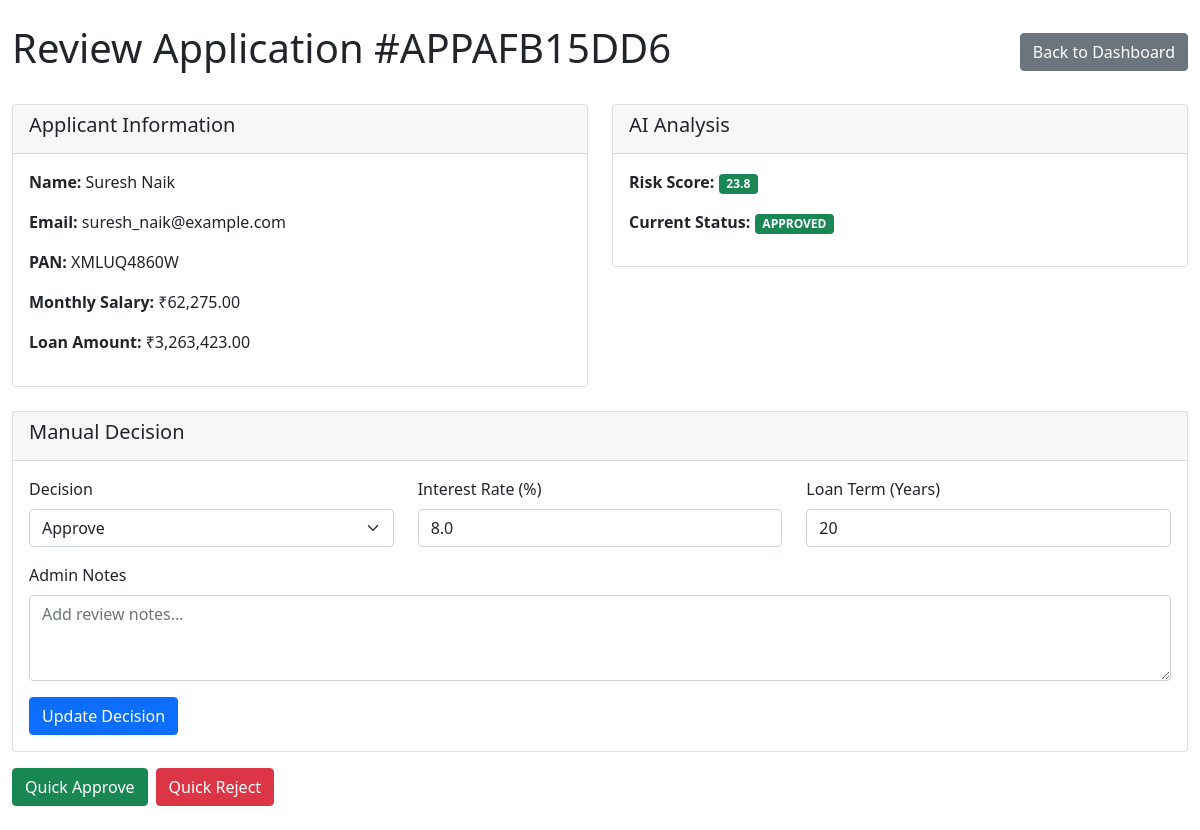
Screenshot of /admin/application/APPAFB15DD6/review (signed in) with the database file from the repository.
### models.py (models this page shows, shortened)
class Application(db.Model):
    __tablename__ = 'applications'
    id = db.Column(db.String(20), primary_key=True, default=lambda: f'APP{uuid.uuid4().hex[:16].upper()}')
    user_id = db.Column(db.Integer, db.ForeignKey('users.id', ondelete='CASCADE'), nullable=False, index=True)
    first_name = db.Column(db.String(100), nullable=False)
    last_name = db.Column(db.String(100), nullable=False)
    email = db.Column(db.String(120), nullable=False, index=True)
    gender = db.Column(db.String(10))
    current_address = db.Column(db.Text)
    date_of_birth = db.Column(db.Date)
    is_rented = db.Column(db.Boolean, default=False)
    has_own_property = db.Column(db.Boolean, default=False)
    years_at_current_address = db.Column(db.Integer, default=0)
    aadhar_number = db.Column(db.String(12), nullable=False, index=True)
    pan_number = db.Column(db.String(10), nullable=False, index=True)
    monthly_salary = db.Column(db.Float, nullable=False)
    company_name = db.Column(db.String(200))
    employment_type = db.Column(db.String(50), default='SALARIED')  # SALARIED, SELF_EMPLOYED, BUSINESS
    experience_years = db.Column(db.Integer, default=0)
    existing_emi = db.Column(db.Float, default=0.0)
    cibil_score = db.Column(db.Integer)
    dti_ratio = db.Column(db.Float, default=0.0)
    eligibility_status = db.Column(db.String(50), default='PENDING', index=True)
    rejection_reason = db.Column(db.Text)
    total_existing_emi = db.Column(db.Float, default=0.0)
    proposed_emi = db.Column(db.Float, default=0.0)
    existing_loans_count = db.Column(db.Integer, default=0)
    loan_amount = db.Column(db.Float, nullable=False)
    property_valuation = db.Column(db.Float, nullable=False)
    property_address = db.Column(db.Text)
    is_non_agricultural = db.Column(db.Boolean, default=True)
    has_existing_mortgage = db.Column(db.Boolean, default=False)
    loan_purpose = db.Column(db.String(200), default='HOME_PURCHASE')
    status = db.Column(db.String(20), default='PENDING', index=True)
    employment_status = db.Column(db.String(20), default='PENDING')
    kyc_status = db.Column(db.String(20), default='PENDING')
    match_score = db.Column(db.Float, default=0.0)
    confidence_score = db.Column(db.Float, default=0.0)
    banking_analysis_report = db.Column(db.Text)
    fraud_detection_report = db.Column(db.Text)
    interest_rate = db.Column(db.Float)
    loan_term_years = db.Column(db.Integer)
    emi_amount = db.Column(db.Float)
    ai_analysis_report = db.Column(db.Text)
    na_document_verification = db.Column(db.Text)
    na_document_status = db.Column(db.String(20), default='PENDING')
    na_document_risk_score = db.Column(db.Float, default=0.0)
    ai_verification_report = db.Column(db.Text)
    employment_verification_status = db.Column(db.String(50), default='PENDING')
    employment_verification_report = db.Column(db.Text)
    document_verification_status = db.Column(db.String(50), default='PENDING')
    document_verification_report = db.Column(db.Text)
    overall_risk_score = db.Column(db.Float)
    verification_summary = db.Column(db.Text)
    credit_risk_ai_summary = db.Column(db.Text)
    document_verification_ai_summary = db.Column(db.Text)
    property_verification_ai_summary = db.Column(db.Text)
    final_comprehensive_ai_summary = db.Column(db.Text)
    ai_summary_generated_at = db.Column(db.DateTime)
    emi_plan_generated = db.Column(db.Boolean, default=False)
    loan_disbursement_date = db.Column(db.DateTime)
    first_emi_date = db.Column(db.DateTime)
    created_at = db.Column(db.DateTime, default=datetime.utcnow, nullable=False, index=True)
    updated_at = db.Column(db.DateTime, default=datetime.utcnow, onupdate=datetime.utcnow)
    documents = db.relationship('Document', backref='application', lazy=True,
                              cascade='all, delete-orphan', order_by='Document.uploaded_at.desc()')
    emis = db.relationship('EMI', backref='application', lazy=True,
                          cascade='all, delete-orphan', order_by='EMI.emi_number')
    existing_loans = db.relationship('ExistingLoan', backref='application', lazy=True,
                                   cascade='all, delete-orphan')
    status_logs = db.relationship('ApplicationStatusLog', backref='application', lazy=True,
                                cascade='all, delete-orphan', order_by='ApplicationStatusLog.created_at.desc()')

### admin/routes.py (the view, shortened to what this page needs)
@admin_bp.route('/application/<app_id>/review', methods=['GET', 'POST'])
@admin_required
def review_application(app_id):
    try:
        application = Application.query.filter_by(id=app_id).first_or_404()
        banking_report = safe_json_loads(application.banking_analysis_report)
        fraud_report = safe_json_loads(application.fraud_detection_report)
        credit_report = safe_json_loads(application.ai_analysis_report)
        employment_report = safe_json_loads(application.employment_verification_report)
        document_report = safe_json_loads(application.document_verification_report)
        na_report = safe_json_loads(application.na_document_verification)
        verification_summary = safe_json_loads(application.verification_summary)
        return render_template('admin/application_review.html',
                             application=application,
                             banking_report=banking_report,
                             fraud_report=fraud_report,
                             credit_report=credit_report,
                             employment_report=employment_report,
                             document_report=document_report,
                             na_report=na_report,
                             verification_summary=verification_summary)
    except Exception as e:
        db.session.rollback()
        current_app.logger.error(f"Error in admin review for application {app_id}: {str(e)}")
        flash(f'Error reviewing application: {str(e)}', 'error')
        return redirect(url_for('admin.dashboard'))

### admin/routes.py (called while the page is built)
def admin_required(f):
    @wraps(f)
    def decorated_function(*args, **kwargs):
        if 'admin_id' not in session:
            flash('Please log in as admin to access this page.', 'error')
            return redirect(url_for('login'))
        return f(*args, **kwargs)
    return decorated_function

def safe_json_loads(json_string, default=None):
    if default is None:
        default = {}
    try:
        if json_string and json_string.strip():
            return json.loads(json_string)
        else:
            return default
    except (json.JSONDecodeError, TypeError, AttributeError):
        return default

### templates/admin/application_review.html (shortened to what this page needs)
<!DOCTYPE html>
<html lang="en">
<head>
    <link href="https://cdn.jsdelivr.net/npm/bootstrap@5.1.3/dist/css/bootstrap.min.css" rel="stylesheet">
</head>
<body>
    <div class="container-fluid py-4">
        <div class="d-flex justify-content-between align-items-center mb-4">
            <h1>Review Application #{{ application.id }}</h1>
            <a href="{{ url_for('admin.dashboard') }}" class="btn btn-secondary">Back to Dashboard</a>
        </div>
        <div class="row">
            <div class="col-md-6">
                <div class="card">
                    <div class="card-header">
                        <h5>Applicant Information</h5>
                    </div>
                    <div class="card-body">
                        <p><strong>Name:</strong> {{ application.first_name }} {{ application.last_name }}</p>
                        <p><strong>Email:</strong> {{ application.email }}</p>
                        <p><strong>PAN:</strong> {{ application.pan_number }}</p>
                        <p><strong>Monthly Salary:</strong> ₹{{ "{:,.2f}".format(application.monthly_salary) }}</p>
                        <p><strong>Loan Amount:</strong> ₹{{ "{:,.2f}".format(application.loan_amount) }}</p>
                    </div>
                </div>
            </div>
            <div class="col-md-6">
                <div class="card">
                    <div class="card-header">
                        <h5>AI Analysis</h5>
                    </div>
                    <div class="card-body">
                        <p><strong>Risk Score:</strong>
                            <span class="badge {% if application.overall_risk_score <= 25 %}bg-success
                                            {% elif application.overall_risk_score <= 50 %}bg-warning
                                            {% else %}bg-danger{% endif %}">
                                {{ "%.1f"|format(application.overall_risk_score) }}
                            </span>
                        </p>
                        <p><strong>Current Status:</strong>
                            <span class="badge {% if application.status == 'APPROVED' %}bg-success
                                            {% elif application.status == 'REJECTED' %}bg-danger
                                            {% else %}bg-warning{% endif %}">
                                {{ application.status }}
                            </span>
                        </p>
                    </div>
                </div>
            </div>
        </div>
        <div class="card mt-4">
            <div class="card-header">
                <h5>Manual Decision</h5>
            </div>
            <div class="card-body">
                <form method="POST">
                    <div class="row">
                        <div class="col-md-4">
                            <div class="mb-3">
                                <label class="form-label">Decision</label>
                                <select class="form-select" name="status" required>
                                    <option value="APPROVED" {% if application.status == 'APPROVED' %}selected{% endif %}>Approve</option>
                                </select>
                            </div>
                        </div>
                        <div class="col-md-4">
                            <div class="mb-3">
                                <label class="form-label">Interest Rate (%)</label>
                                <input type="number" class="form-control" name="interest_rate"
                                       value="{{ application.interest_rate or 8.5 }}" step="0.1" min="5" max="20">
                            </div>
                        </div>
                        <div class="col-md-4">
                            <div class="mb-3">
                                <label class="form-label">Loan Term (Years)</label>
                                <input type="number" class="form-control" name="loan_term_years"
                                       value="{{ application.loan_term_years or 5 }}" min="1" max="30">
                            </div>
                        </div>
                    </div>
                    <div class="mb-3">
                        <label class="form-label">Admin Notes</label>
                        <textarea class="form-control" name="admin_notes" rows="3"
                                  placeholder="Add review notes...">{{ application.admin_review_notes or '' }}</textarea>
                    </div>
                    <button type="submit" class="btn btn-primary">Update Decision</button>
                </form>
            </div>
        </div>
        <div class="mt-3">
            <div class="btn-group">
                <form method="POST" action="{{ url_for('admin.approve_application', app_id=application.id) }}" class="d-inline">
                    <button type="submit" class="btn btn-success me-2">Quick Approve</button>
                </form>
                <form method="POST" action="{{ url_for('admin.reject_application', app_id=application.id) }}" class="d-inline">
                    <button type="submit" class="btn btn-danger">Quick Reject</button>
                </form>
            </div>
        </div>
    </div>
</body>
</html>

### rows the page displays
Application: id "APPAFB15DD6", first_name "Suresh", last_name "Naik", email "suresh_naik@example.com", pan_number "XMLUQ4860W", monthly_salary "62,275.00", loan_amount "3,263,423.00", overall_risk_score "23.8", status "APPROVED", status "Approve", interest_rate "8.0", loan_term_years "20"
